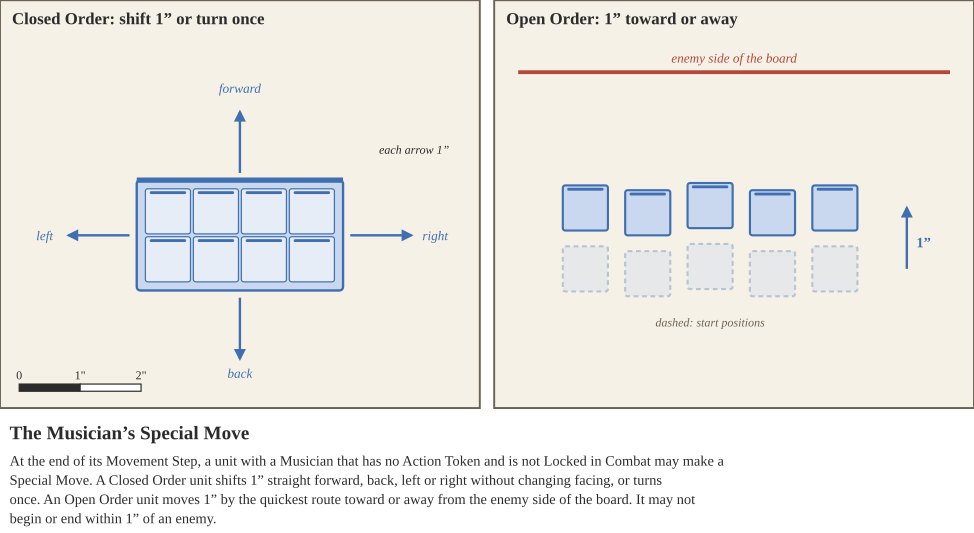

Reproduce this figure in Python.
from style import *
PW, PH, G = 200, 170, 6
s = SVG(2 * PW + G, PH, 'The Musician’s Special Move', [
    'At the end of its Movement Step, a unit with a Musician that has no Action Token and is not Locked in Combat may make a Special',
    'Move. A Closed Order unit shifts 1” straight forward, back, left or right without changing facing, or turns once. An Open Order',
    'unit moves 1” by the quickest route toward or away from the enemy side of the board. It may not begin or end within 1” of an enemy.'])
s.panel(0, 0, PW, PH, 'Closed Order: shift 1” or turn once')
cx, cy = 100, 98
s.tray(cx, cy, 2, 4, 0, 'blue')
for dx, dy, lab in [(0, -1, 'forward'), (0, 1, 'back'), (-1, 0, 'left'), (1, 0, 'right')]:
    x2, y2 = cx + dx * (46 + IN), cy + dy * (26 + IN)
    s.arrow(cx + dx * 46, cy + dy * 26, x2, y2, C['blue'], w=1)
    s.text(x2 + dx * 10, y2 + dy * 8 + (2 if dy == 0 else 0), lab, 5.5, C['blue'], italic=True)
s.text(cx + 58, cy - 34, 'each arrow 1”', 5, C['ink'], 'start', italic=True)
s.scale(8, PH - 10)
ox = PW + G
s.panel(ox, 0, PW, PH, 'Open Order: 1” toward or away')
s.text(ox + PW / 2, 26, 'enemy side of the board', 5.5, C['red'], italic=True)
s.add(f'<line x1="{ox+10}" y1="30" x2="{ox+PW-10}" y2="30" stroke="{C["red"]}" stroke-width="1.6"/>')
pts = [(-52, 0), (-26, 2), (0, -1), (26, 2), (52, 0)]
for px, py in pts:
    s.model(ox + 90 + px, 112 + py, 'blue', ghost=True)
    s.model(ox + 90 + px, 112 + py - IN, 'blue', ang=0)
s.arrow(ox + 172, 112, ox + 172, 112 - IN, C['blue'], w=1)
s.text(ox + 176, 103, '1”', 6, C['blue'], 'start', bold=True)
s.text(ox + 90, 136, 'dashed: start positions', 5, C['line'], italic=True)
print(s.save('musician.svg'))
